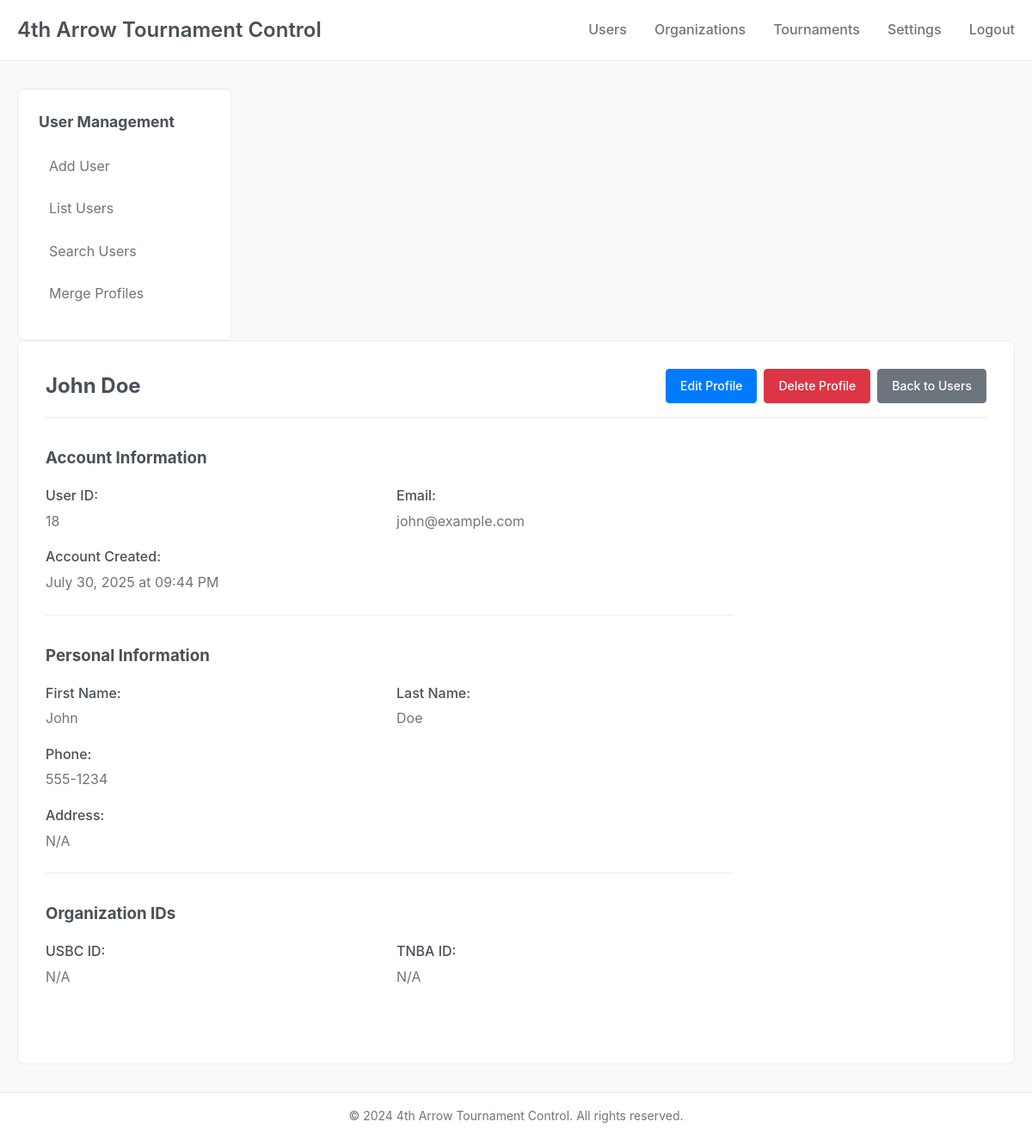
The page /users/18 (signed in) on the database its author committed.
### core/models.py (models this page shows, shortened)
class User(Base):
    __tablename__ = 'users'
    id = Column(Integer, primary_key=True, autoincrement=True)
    email = Column(String(255), unique=True, nullable=True)
    password_hash = Column(Text, nullable=True)
    first_name = Column(String(100), nullable=False)
    last_name = Column(String(100), nullable=False)
    phone = Column(String(20), nullable=True)
    address = Column(Text, nullable=True)
    usbc_id = Column(String(50), nullable=True)
    tnba_id = Column(String(50), nullable=True)
    created_at = Column(DateTime, default=func.now())
    deleted_at = Column(DateTime, nullable=True)
    organization_memberships = relationship("OrganizationMembership", back_populates="user", cascade="all, delete-orphan")

### src/gui/users.py (the view)
@users_bp.route('/<int:user_id>')
@require_auth
def view(user_id: int) -> str:
    session = db_manager.get_session()
    try:
        user = session.query(User).filter(User.id == user_id).first()
        if not user:
            flash('User not found.', 'error')
            return redirect(url_for('users.list'))
        return render_template('users/view.html', user=user)
    except Exception as e:
        flash(f'Error loading user: {str(e)}', 'error')
        return redirect(url_for('users.list'))
    finally:
        session.close()

### src/gui/utils.py (called while the page is built)
def require_auth(f: Callable) -> Callable:
    @wraps(f)
    def decorated_function(*args: Any, **kwargs: Any) -> Any:
        if 'user_id' not in session:
            flash('Please log in to access this page.', 'error')
            return redirect(url_for('auth.login'))
        return f(*args, **kwargs)
    return decorated_function

### storage/database.py (called while the page is built)
    def get_session(self) -> Session:
        return self.SessionLocal()

### src/gui/templates/users/view.html (shortened to what this page needs)
{% extends "base.html" %}
{% block sidebar %}
<nav class="sidebar-nav">
    <h3>User Management</h3>
    <ul class="sidebar-list">
        <li><a href="{{ url_for('users.create') }}" class="sidebar-link">Add User</a></li>
        <li><a href="{{ url_for('users.list') }}" class="sidebar-link">List Users</a></li>
        <li><a href="{{ url_for('users.search') }}" class="sidebar-link">Search Users</a></li>
        <li><a href="{{ url_for('users.merge') }}" class="sidebar-link">Merge Profiles</a></li>
    </ul>
</nav>
{% endblock %}
{% block content %}
<div class="user-view">
    <div class="page-header">
        <h2>{{ user.first_name }} {{ user.last_name }}</h2>
        <div class="page-actions">
            <a href="{{ url_for('users.edit', user_id=user.id) }}" class="btn btn-primary">Edit Profile</a>
            <a href="{{ url_for('users.delete', user_id=user.id) }}" class="btn btn-danger">Delete Profile</a>
            <a href="{{ url_for('users.list') }}" class="btn btn-secondary">Back to Users</a>
        </div>
    </div>
    <div class="user-details">
        <div class="detail-section">
            <h3>Account Information</h3>
            <div class="detail-grid">
                <div class="detail-item">
                    <label>User ID:</label>
                    <span class="user-id">{{ user.id }}</span>
                </div>
                <div class="detail-item">
                    <label>Email:</label>
                    <span>{{ user.email or 'N/A' }}</span>
                </div>
                <div class="detail-item">
                    <label>Account Created:</label>
                    <span>{{ user.created_at.strftime('%B %d, %Y at %I:%M %p') if user.created_at else 'N/A' }}</span>
                </div>
            </div>
        </div>
        <div class="detail-section">
            <h3>Personal Information</h3>
            <div class="detail-grid">
                <div class="detail-item">
                    <label>First Name:</label>
                    <span>{{ user.first_name }}</span>
                </div>
                <div class="detail-item">
                    <label>Last Name:</label>
                    <span>{{ user.last_name }}</span>
                </div>
                <div class="detail-item">
                    <label>Phone:</label>
                    <span>{{ user.phone or 'N/A' }}</span>
                </div>
                <div class="detail-item full-width">
                    <label>Address:</label>
                    <span>{{ user.address or 'N/A' }}</span>
                </div>
            </div>
        </div>
        <div class="detail-section">
            <h3>Organization IDs</h3>
            <div class="detail-grid">
                <div class="detail-item">
                    <label>USBC ID:</label>
                    <span>{{ user.usbc_id or 'N/A' }}</span>
                </div>
                <div class="detail-item">
                    <label>TNBA ID:</label>
                    <span>{{ user.tnba_id or 'N/A' }}</span>
                </div>
            </div>
        </div>
    </div>
</div>
{% endblock %}

### src/gui/static/css/style.css (style rules this page uses)
* { margin: 0; padding: 0; box-sizing: border-box; }
body { font-family: -apple-system, BlinkMacSystemFont, 'Segoe UI', Roboto, sans-serif; font-size: 16px; line-height: 1.6; color: #333; background-color: #f8f9fa; }
.sidebar-nav h3 { margin-bottom: 1rem; font-size: 1.1rem; color: #495057; }
.sidebar-list { list-style: none; }
.sidebar-list li { margin-bottom: 0.5rem; }
.sidebar-link { display: block; padding: 0.5rem 0.75rem; color: #6c757d; text-decoration: none; border-radius: 4px; transition: background-color 0.2s; }
.btn { display: inline-block; padding: 0.5rem 1rem; font-size: 0.875rem; font-weight: 500; text-align: center; text-decoration: none; border: 1px solid transparent; border-radius: 4px; cursor: pointer; transition: all 0.2s; }
.btn-primary { background-color: #007bff; color: #fff; border-color: #007bff; }
.btn-secondary { background-color: #6c757d; color: #fff; border-color: #6c757d; }
.page-header { display: flex; justify-content: space-between; align-items: center; margin-bottom: 2rem; padding-bottom: 1rem; border-bottom: 1px solid #e9ecef; }
.page-header h2 { color: #495057; }
.page-actions { display: flex; gap: 0.5rem; }
.btn-danger { background-color: #dc3545; color: #fff; border-color: #dc3545; }
.user-details { max-width: 800px; }
.detail-section { margin-bottom: 2rem; padding-bottom: 1.5rem; border-bottom: 1px solid #e9ecef; }
.detail-section:last-child { border-bottom: none; }
.detail-section h3 { margin-bottom: 1rem; color: #495057; }
.detail-grid { display: grid; grid-template-columns: 1fr 1fr; gap: 1rem; }
.detail-item { display: flex; flex-direction: column; }
.detail-item.full-width { grid-column: 1 / -1; }
.detail-item label { font-weight: 500; color: #495057; margin-bottom: 0.25rem; }
.detail-item span { color: #6c757d; }

### rows shown on the page
User: first_name "John", last_name "Doe", id "18", email "john@example.com", created_at "July 30, 2025 at 09:44 PM", phone "555-1234", address "N/A"

### other values the page prints
{{ user.usbc_id or 'N/A' }} "N/A"
{{ user.tnba_id or 'N/A' }} "N/A"
